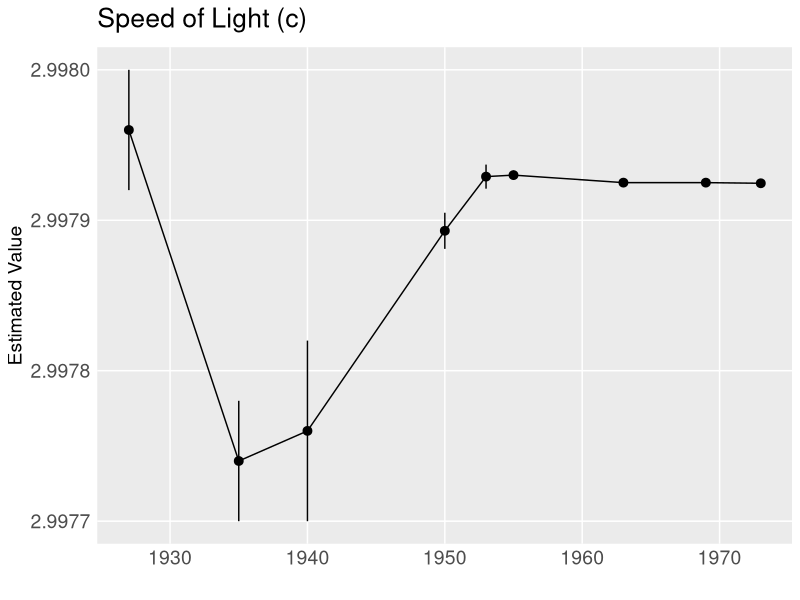
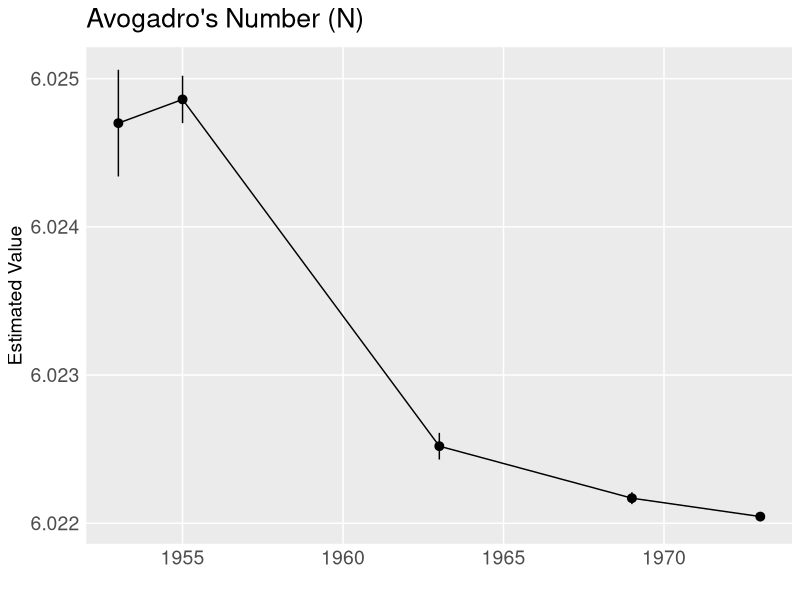
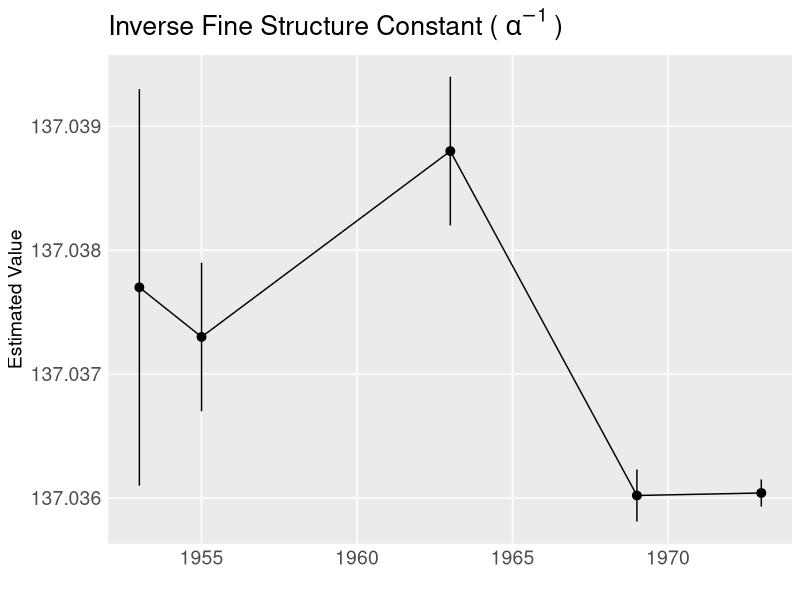
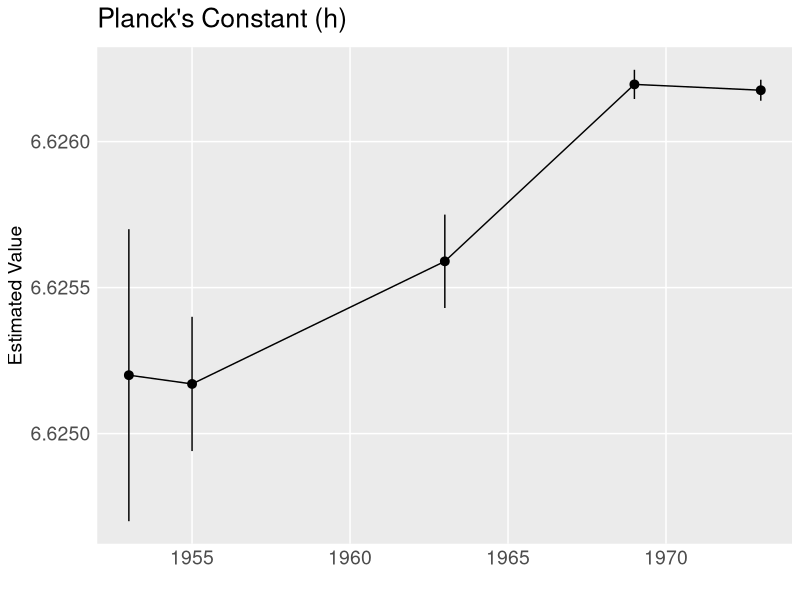
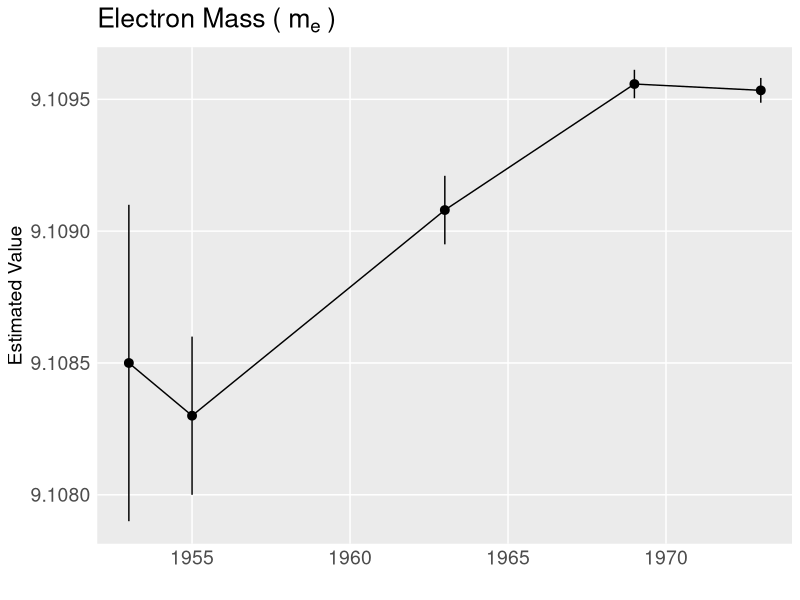
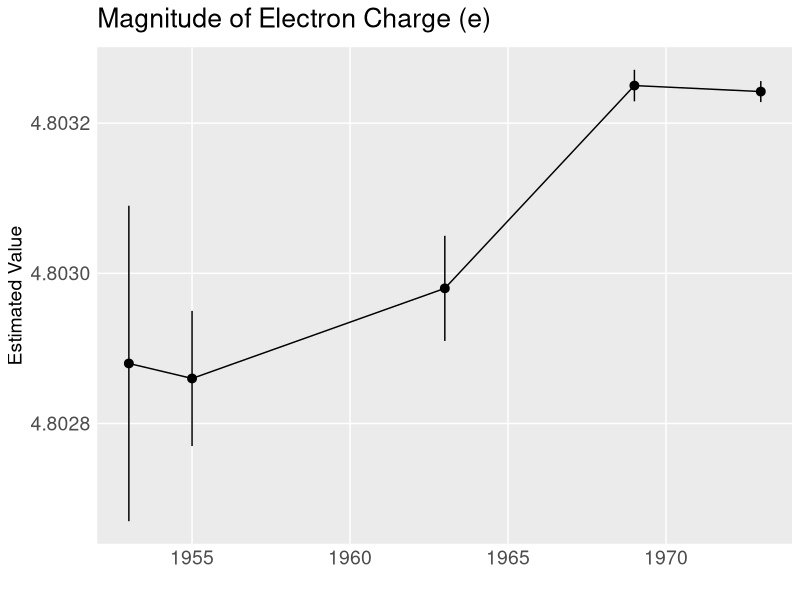
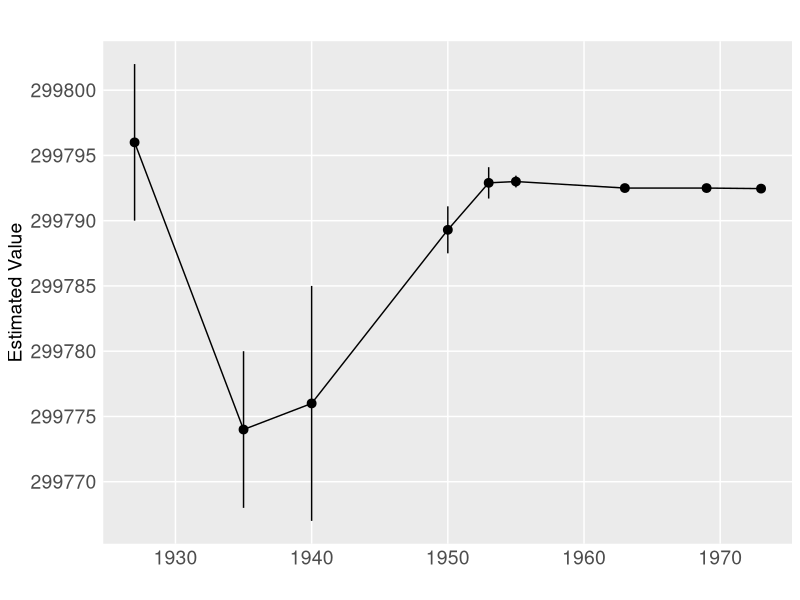
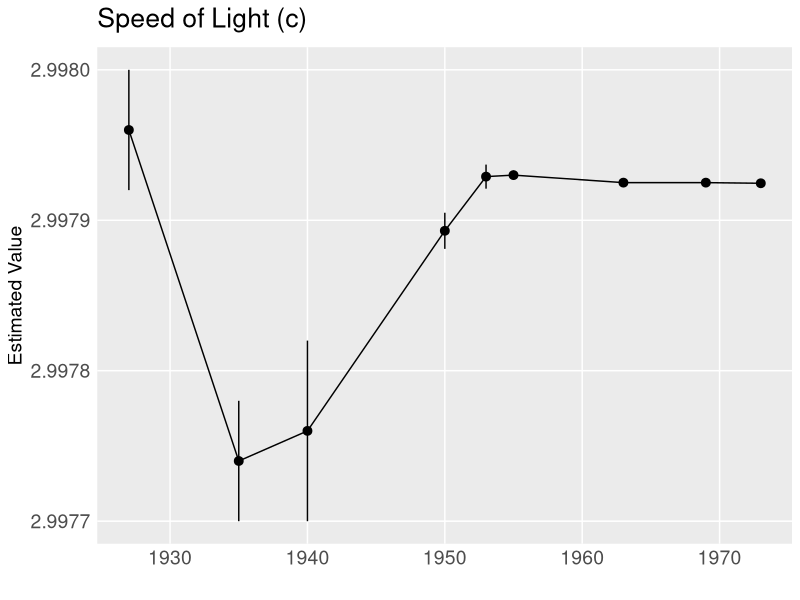

Source code (R) for these figures, in order: (Note: this script raises an error after producing the figures.)
###--------------------------------------------------------------------------------###
###--------------------------------------------------------------------------------###
### Graphics for recommended values of various physical constants
###--------------------------------------------------------------------------------###
###--------------------------------------------------------------------------------###


##-------------------------------------------------------------------------------##
## Useful variables, libraries, and functions
##-------------------------------------------------------------------------------##
# Get dplyr, ggplot2
library(tidyverse)

# Standard theme for graphics
stdtheme = theme(panel.grid.minor = element_blank(), 
                 axis.ticks = element_blank(),
                 axis.text = element_text(size = 14),
                 axis.title = element_text(size = 14), 
                 title = element_text(size = 16))

###--------------------------------------------------------------###                       
###--------------------------------------------------------------###
#' @name: revcalPlot
#' @param: cnstnt, string, the name of the constant you want to plot
#' @param: lab_title, string, the title for the plot
#' @param: data, data.frame, default to rvs defined above
#' @param: plot_theme, a theme object, default defined as stdtheme,
#             which is defined above.
#' @param: ref, numeric, reference value
#' @param: include_refline, boolean, if true, plot includes a 
#'            horizontal line for a reference value. 
#' @return: plot of recomended values over the years
###--------------------------------------------------------------###
###--------------------------------------------------------------###
recvalPlot = function(cnstnt, 
                      lab_title, 
                      data = rvs, 
                      plot_theme = stdtheme, 
                      ref = NA, 
                      include_refline = TRUE,
                      nudgex = 0, 
                      error_bars = FALSE){

  # Build forest plot vs. time
  plt = data %>% 
    filter(constant == cnstnt) %>%
    ggplot() + 
    geom_pointrange(aes(x = year, y = estimate, 
                        ymin = estimate - error,
                        ymax = estimate + error)) + 
    geom_line(aes(x = year, y = estimate)) + 
    labs(title = lab_title, 
         x = "", 
         y = "Estimated Value") + 
    plot_theme # use the theme above

  
  # Add a horizonal reference line if desired
  if(include_refline){
    
    if(is.na(ref)){ # check that a reference value has been specified
      
      # if no reference value has been specified, use the 1973 value
      ref_val = dplyr::filter(data, constant == cnstnt, year == 1973)$estimate
    
    } else {
      
      ref_val = dplyr::filter(data, constant == cnstnt, year == ref)$estimate
      
    }
    
    dat <- dplyr::filter(data, constant == cnstnt)
    
    min_year = dat %>% 
      summarize(min_yr = min(year))
    min_yr = as.numeric(as.character(min_year$min_yr))
    
    range_vals <- dat %>% 
      summarize(range = max(estimate) - min(estimate))
    nudge <- range_vals$range/nrow(dat)/10
    
    # add reference line to the plot
    plt = plt + geom_hline(yintercept = ref_val, lty = 2) + 
      annotate(geom = "text", 
               x = min_yr + nudgex, y = ref_val + nudge, 
               label = paste0(ref, " Recommended Value"), 
               hjust = 0, vjust = 0)
  
  }
  
  ########## RETURN
  return(plt)
}



##-------------------------------------------------------------------------------##
## Read in data
##-------------------------------------------------------------------------------##
rvs = read.csv("./data/recommended values.csv")
head(rvs)
str(rvs)

# Names list of constants in Fig 3, some names for the plots and filenames
cnsts  = list(cnst = c("c", "N", "1/alpha", "h", "m_e", "e"),
              name = c("Speed of Light (c)",
                       "Avogadro's Number (N)", 
                       expression("Inverse Fine Structure Constant ("~alpha^-1~")"),
                       "Planck's Constant (h)",
                       expression("Electron Mass ("~m[e]~")"),
                       "Magnitude of Electron Charge (e)"),
              fname = paste0(c("speed_of_light",
                               "avogadro", 
                               "invFSC", 
                               "planck", 
                               "electron_mass", 
                               "electron_charge"), 
                             ".pdf")
        )


##-------------------------------------------------------------------------------##
## Build plots
##-------------------------------------------------------------------------------##
for(i in 1:length(cnsts$cnst)){
  cc = cnsts$cnst[i] # Constnat name
  labtitle = cnsts$name[i] # plot title
  fname = cnsts$fname[i] # file name
  foo = recvalPlot(cc, labtitle, include_refline = TRUE, ref = 2014) # build plot using 2014 reference value
  show(foo) # show the plot
  
  # save plot
  ggsave(plot = foo,
         filename = paste0("./graphics/", gsub(".pdf", "_updated.pdf", fname)),
         width = 12, height = 10)
}

###--------------------------------------------###
###---Figure 1B
###--------------------------------------------###
f1b = rvs %>% 
  filter(constant == "c") %>%
  mutate(estimate = estimate * 10^5, 
         error = error * 10^5 * 1.5) %>%
  recvalPlot("c", "", data = ., ref = 2014, nudgex = 2) + 
  scale_y_continuous(breaks = 299765 + 5 * 0:8)
f1b
ggsave(plot = f1b,
       filename = "./graphics/Figure 1B.pdf",
       width = 12, height = 10)

rvs %>% 
  filter(constant == "c", year %in% c(1986,2014))

###--------------------------------------------###
###---Figure 2
###--------------------------------------------###
# Info for title
constants_for_grid <- list(cnst = c("N", "1/alpha", "h", "m_e", "e"),
                           name = c("Avogadro's Number (N)", 
                                    expression("Inverse Fine Structure Constant ("~alpha^-1~")"),
                                    "Planck's Constant (h)",
                                    expression("Electron Mass ("~m[e]~")"),
                                    "Magnitude of Electron Charge (e)"))
# Rescale to differences vs 2014
dat_for_grid = rvs %>%
  filter(year == 2014) %>%
  group_by(constant) %>%
  summarize(rec_val = estimate) %>%
  left_join(., rvs) %>%
  filter(constant %in% constants_for_grid$cnst) %>%
  mutate(deviation = estimate - rec_val) %>%
  select(-estimate) %>%
  rename(estimate = deviation)

# Build plots for each constant
invfsc = recvalPlot("1/alpha", "", 
                    data = dat_for_grid, include_refline = F) +
  labs(y = "Deviation from 2014 Value", 
       title = constants_for_grid$name[2]) + 
  geom_hline(yintercept = 0)

plnk = recvalPlot("h", "", 
                  data = dat_for_grid, include_refline = F) +
  labs(y = "Deviation from 2014 Value", 
       title = constants_for_grid$name[3]) + 
  geom_hline(yintercept = 0)

echg = recvalPlot("e", "", 
                  data = dat_for_grid, include_refline = F) +
  labs(y = "Deviation from 2014 Value", 
       title = constants_for_grid$name[5]) + 
  geom_hline(yintercept = 0)

emass = recvalPlot("m_e", "", 
                   data = dat_for_grid, include_refline = F) +
  labs(y = "Deviation from 2014 Value", 
       title = constants_for_grid$name[4]) + 
  geom_hline(yintercept = 0)

avo = recvalPlot("N", "", 
                 data = dat_for_grid, include_refline = F) +
  labs(y = "Deviation from 2014 Value", 
       title = constants_for_grid$name[1]) + 
  geom_hline(yintercept = 0)


foo = grid.arrange(invfsc, plnk, echg, emass, avo, ncol = 1)
ggsave(plot = foo,
       filename = "./graphics/Figure 2.pdf", 
       height = 18, width = 12, limitsize = FALSE)
